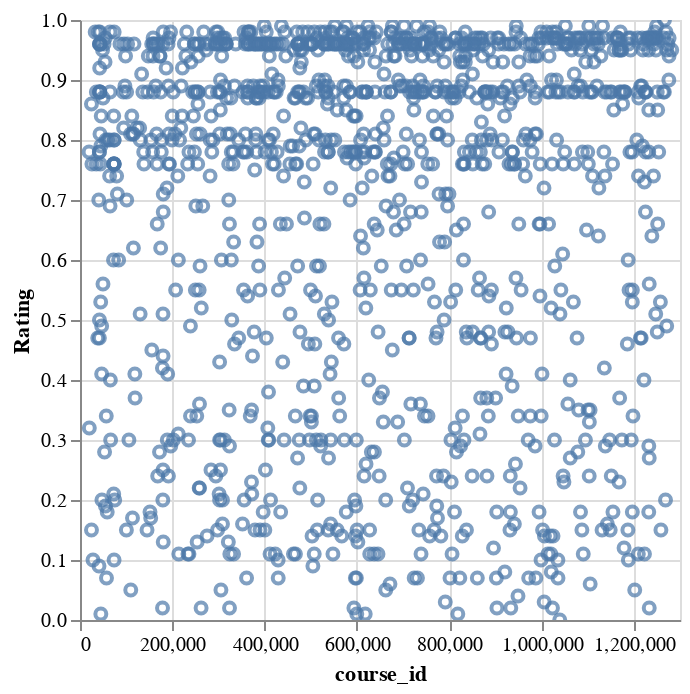

Source (notebook cell):
### Code cell
alt.Chart(udemyDS).mark_point().encode(x='course_id', y='Rating',tooltip=['course_id','price','Rating']).interactive()

### Figure 1 — Vega-Lite specification as saved in the notebook (floating-point values rounded to 4 significant figures; data arrays with more than 128 entries replaced by an {"elided": "..."} marker saying what was removed)
{"data": {"name": "data-bbec9878f74bd42d08bab4fff5dae9fa"}, "mark": "point", "encoding": {"tooltip": [{"field": "course_id", "type": "quantitative"}, {"field": "price", "type": "quantitative"}, {"field": "Rating", "type": "quantitative"}], "x": {"field": "course_id", "type": "quantitative"}, "y": {"field": "Rating", "type": "quantitative"}}, "selection": {"selector005": {"type": "interval", "bind": "scales", "encodings": ["x", "y"]}}, "$schema": "https://vega.github.io/schema/vega-lite/v4.17.0.json", "datasets": {"data-bbec9878f74bd42d08bab4fff5dae9fa": {"elided": "1191 records"}}}
